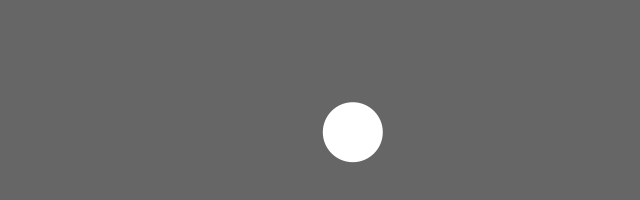
Frame 1 (no input)
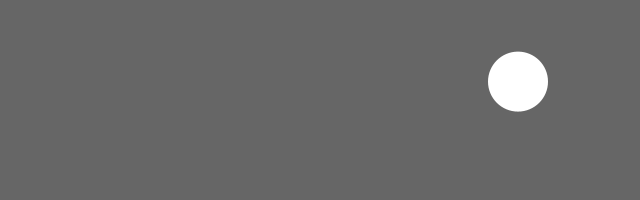
Frame 60 (the mouse pressed at the canvas centre just before this capture)
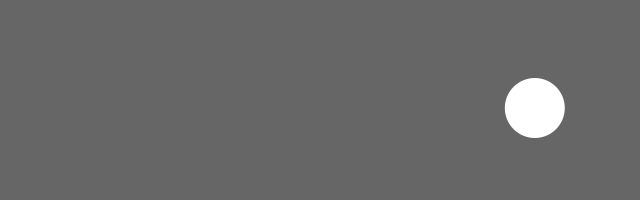
Frame 120 (the mouse held since frame 60 and released just before this capture)

The Processing sketch that drew these frames (run headless with seeded random() and noise(); from frame 60 on, the mouse is pressed at the canvas centre):

// Processing sketch: Bounce
// ── Bounce.pde
/**
 * Bounce.
 * 
 * When the shape hits the edge of the window, it reverses its direction.
 */

int size = 60;       // Width of the shape
float xpos, ypos;    // Starting position of shape

float xspeed = 2.8;  // Speed of the shape
float yspeed = 2.2;  // Speed of the shape

int xdirection = 1;  // Left or Right
int ydirection = 1;  // Top to Bottom

void setup() {
  size(640, 200);
  
  noStroke();
  frameRate(30);
  smooth();
  
  // Set the starting position of the shape
  xpos = width / 2;
  ypos = height / 2;
}

void draw() {
  background(102);
  
  // Update the position of the shape
  xpos = xpos + (xspeed * xdirection);
  ypos = ypos + (yspeed * ydirection);
  
  // Test to see if the shape exceeds the boundaries of the screen. 
  // If it does, reverse its direction by multiplying by -1
  if (xpos > width - size || xpos < 0) {
    xdirection *= -1;
  }
  if (ypos > height-size || ypos < 0) {
    ydirection *= -1;
  }
  
  // Draw the shape
  ellipse(xpos + size / 2, ypos + size / 2, size, size);
}
